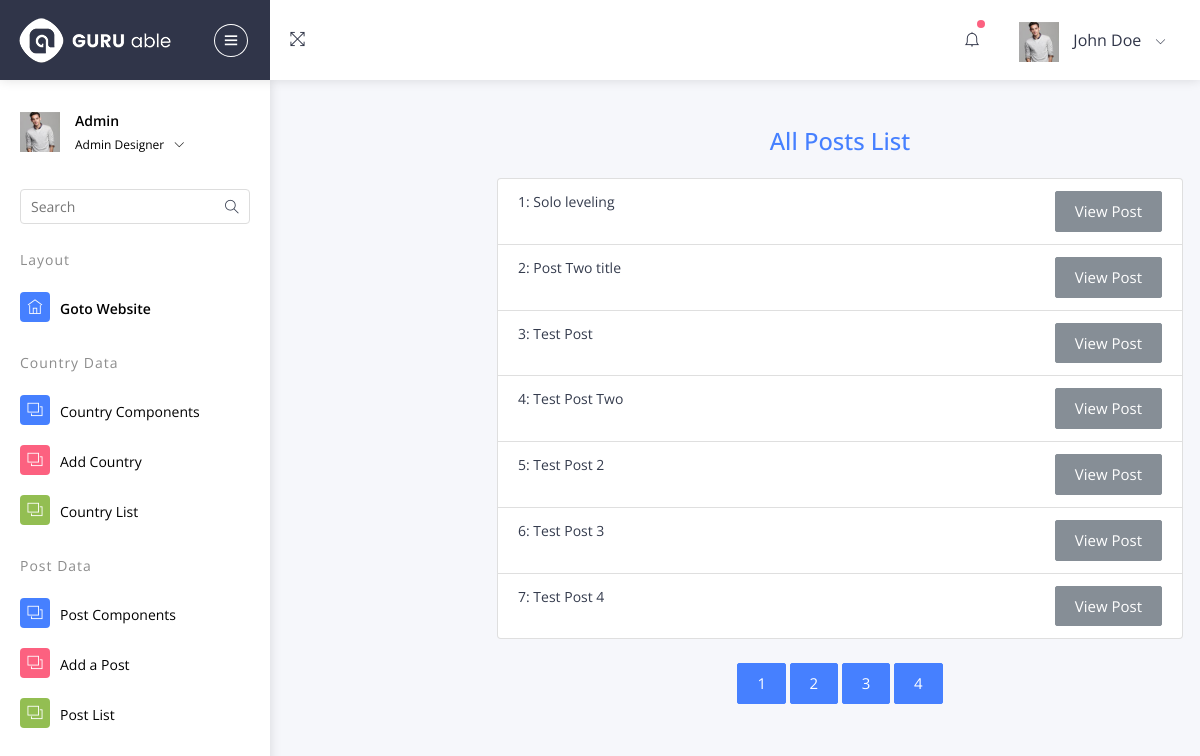
The page /admin-master/postlist.php on the database its author committed.
### tables this page shows
CREATE TABLE `posts` (
  `id` int(11) NOT NULL,
  `title` varchar(255) NOT NULL,
  `body` text NOT NULL,
  `author` varchar(255) NOT NULL,
  `post_image` varchar(255) NOT NULL,
  `created_at` timestamp NOT NULL DEFAULT current_timestamp()
);

### admin-master/postlist.php (the view)
<?php
    require_once "inc/header.php";
    require_once "inc/config.php";
    $results_per_page = 7;
    $sql = "SELECT * FROM posts";
    $stmt = $conn->prepare($sql);
    $stmt->execute();
    $result = $stmt->rowCount();
     $number_of_pages = ceil($result/$results_per_page);
    if(!isset($_GET['page'])){
       $page =1;
    }else{
       $page = $_GET['page'];
    }
    $pageNum = ($page-1)* $results_per_page;
    $sql = "SELECT * FROM posts LIMIT :initial,:final";
    $stmt = $conn->prepare($sql);
    $stmt->execute(['initial'=>$pageNum,'final'=>$results_per_page]);
    $rows = $stmt->fetchAll();
?>
   <div class="pcoded-content mt-4 px-5 container">
        <div class="row justify-content-center">
            <div class="col-md-8 mt-5">
                <h2 class="text-center text-primary mb-4">All Posts List</h2>
                <ul class="list-group">
                    <?php foreach($rows as $key=>$row) : ?>
                    <li class="list-group-item"><?=($key+1) ;?>: <span></span><?= $row['title']; ?>
                    <a href="viewpost.php?post_id=<?=$row['id']; ?>" class="btn btn-secondary float-right"> View Post</a></li>
                    <?php endforeach; ?>
                </ul>
            </div>
        </div>
        <div class="row mt-4">
               <div class="col text-center">
               <?php for($page=1; $page<=$number_of_pages;$page++): ?>
                  <a href="postlist.php?page=<?= $page; ?>" class="btn btn-primary"><?= $page ;?></a>
               <?php endfor; ?>
               </div>
        </div>
   </div>
<?php
    require_once "inc/footer.php";
?>

### rows shown on the page
posts: title "Solo leveling"
posts: title "Post Two title"
posts: title "Test Post"
posts: title "Test Post Two"
posts: title "Test Post 2"
posts: title "Test Post 3"
posts: title "Test Post 4"
